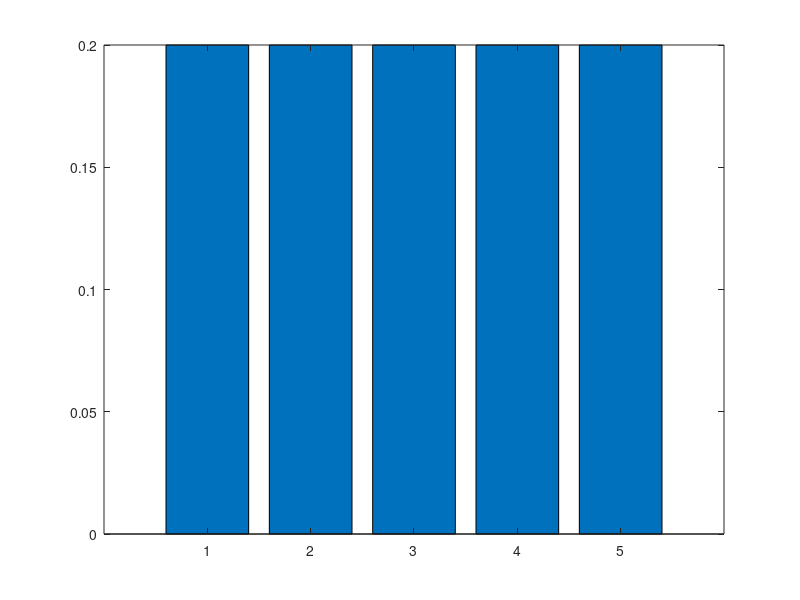

Reproduce this figure in MATLAB. (Note: this script raises an error after producing the figure.)
clear;
clc;

world = ["green", "red", "red", "green", "green"];
p = [0.2, 0.2, 0.2, 0.2, 0.2]; % initial belief
measurements = ["red", "red"];
motions = [1, 1];

figure(1);
bar(p);
pause(1)
for i = 1:length(measurements)
    p = sense(p, measurements(i), world);
    p = move_inexact(p, motions(i));
    bar(p)
    pause(1);
end


